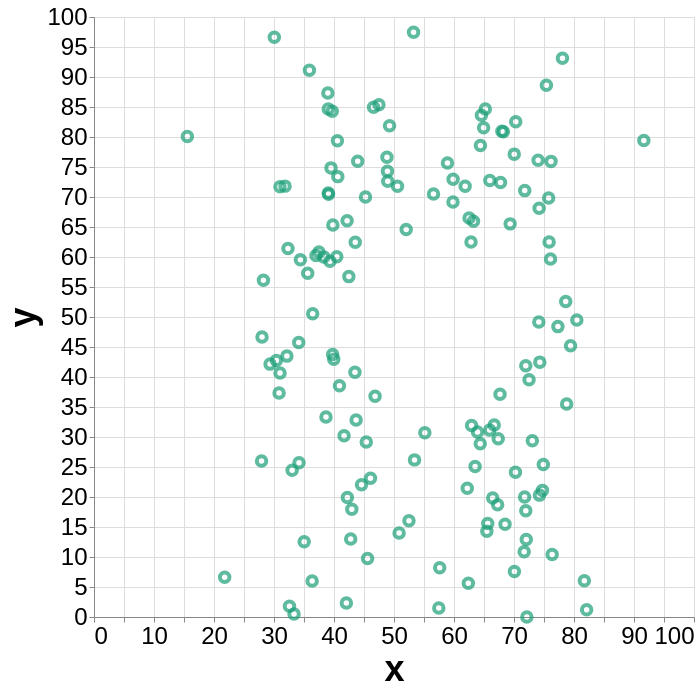

Write the Vega-Lite specification saved for this chart.
### Vega-Lite specification from a JSON file in a GitHub repository (floating-point values rounded to 4 significant figures; data arrays with more than 128 entries replaced by an {"elided": "..."} marker saying what was removed)
{"config": {"view": {}, "mark": {}, "axis": {"labelFontSize": 24, "titleFontSize": 36}}, "data": {"name": "data-2eed5c01ed842bab67a8413ba9568c54"}, "mark": {"type": "point", "color": "#1b9e77"}, "encoding": {"size": {"value": 90}, "strokeWidth": {"value": 4}, "x": {"type": "quantitative", "field": "x"}, "y": {"type": "quantitative", "field": "y"}}, "height": 600, "width": 600, "$schema": "https://vega.github.io/schema/vega-lite/v5.json", "datasets": {"data-2eed5c01ed842bab67a8413ba9568c54": {"elided": "142 records"}}}
